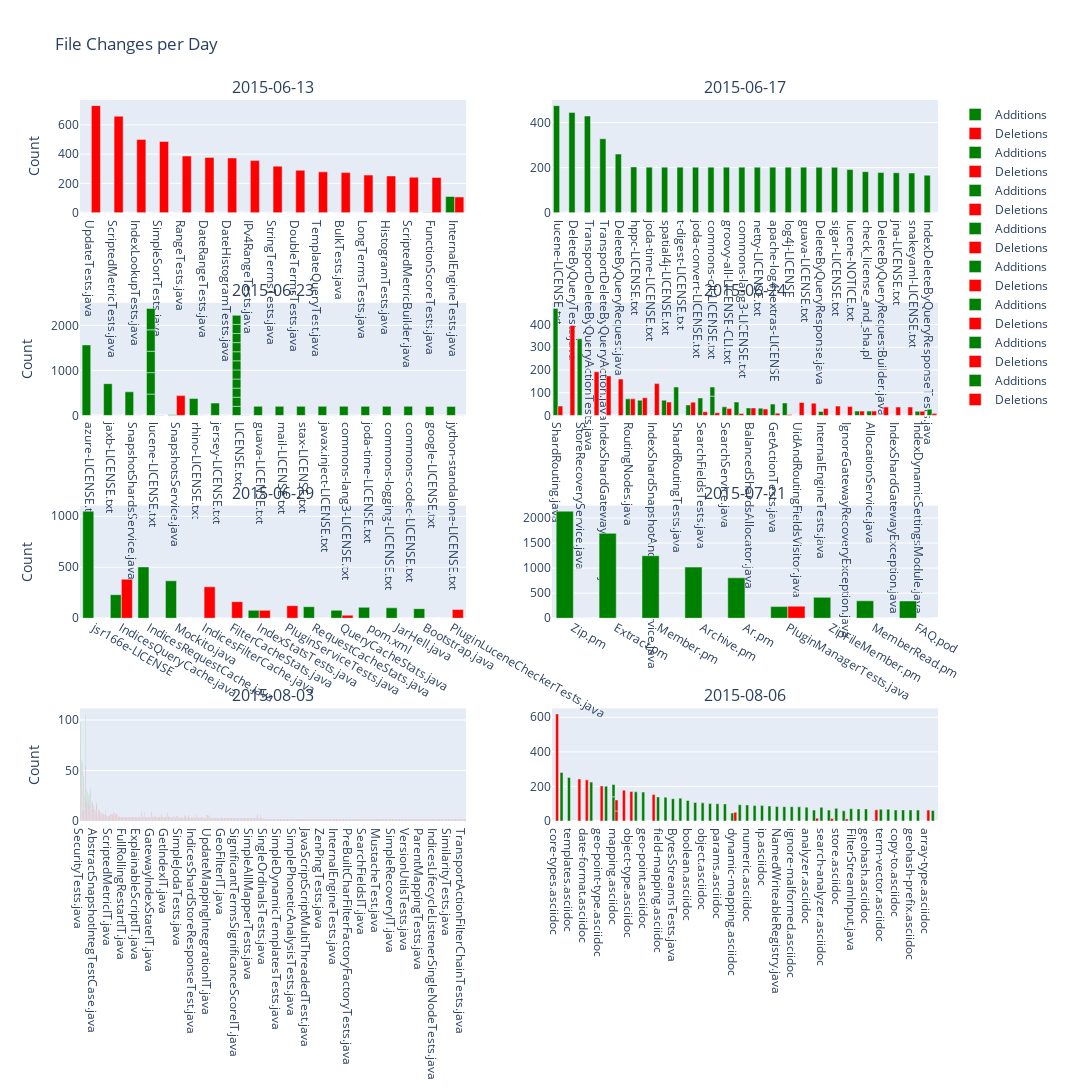

Notebook code cell kept with this figure:
### Code cell
def plot_file_changes(unique_dates, files_in_important_days_df):
    # Get unique dates from the dataframe

    # Create subplots, one for each date
    rows = math.ceil(len(unique_dates) / 2)
    fig = make_subplots(rows=rows, cols=2,  subplot_titles=unique_dates)

    # Iterate over each date and plot the bar graph
    for i, date in enumerate(unique_dates):
        row = (i // 2) + 1
        col = (i % 2) + 1


        # Filter data for the current date
        df_date = get_most_important_files_per_day(files_in_important_days_df, date)

        # Add the bar graph to the subplot
        fig.add_trace(go.Bar(
            x=df_date['File'],
            y=df_date['Additions'],
            name='Additions',
            marker_color='green'
        ), row=row, col=col)

        fig.add_trace(go.Bar(
            x=df_date['File'],
            y=df_date['Deletions'],
            name='Deletions',
            marker_color='red'
        ), row=row, col=col)

    # Update layout
    fig.update_layout(height=400 *rows, width=1200, showlegend=True, title_text="File Changes per Day")
    fig.update_xaxes(title_text="File Name", row=len(unique_dates), col=1)
    fig.update_yaxes(title_text="Count", col=1)

    # Show the figure
    fig.show()

plot_file_changes(outliner_days, files_in_important_days_df)

### Figure 1 — Plotly figure (JSON) as saved in the notebook; plotly's stock layout.template omitted (floating-point values rounded to 4 significant figures; data arrays with more than 128 entries replaced by an {"elided": "..."} marker saying what was removed)
{"data": [{"marker": {"color": "green"}, "name": "Additions", "type": "bar", "x": ["UpdateTests.java", "ScriptedMetricTests.java", "IndexLookupTests.java", "SimpleSortTests.java", "RangeTests.java", "DateRangeTests.java", "DateHistogramTests.java", "IPv4RangeTests.java", "StringTermsTests.java", "DoubleTermsTests.java", "TemplateQueryTest.java", "BulkTests.java", "LongTermsTests.java", "HistogramTests.java", "ScriptedMetricBuilder.java", "FunctionScoreTests.java", "InternalEngineTests.java"], "xaxis": "x", "y": [0, 0, 0, 0, 0, 0, 0, 0, 0, 0, 0, 0, 0, 0, 0, 1, 111], "yaxis": "y"}, {"marker": {"color": "red"}, "name": "Deletions", "type": "bar", "x": ["UpdateTests.java", "ScriptedMetricTests.java", "IndexLookupTests.java", "SimpleSortTests.java", "RangeTests.java", "DateRangeTests.java", "DateHistogramTests.java", "IPv4RangeTests.java", "StringTermsTests.java", "DoubleTermsTests.java", "TemplateQueryTest.java", "BulkTests.java", "LongTermsTests.java", "HistogramTests.java", "ScriptedMetricBuilder.java", "FunctionScoreTests.java", "InternalEngineTests.java"], "xaxis": "x", "y": [732, 660, 501, 487, 387, 378, 374, 356, 318, 290, 279, 274, 257, 251, 242, 241, 107], "yaxis": "y"}, {"marker": {"color": "green"}, "name": "Additions", "type": "bar", "x": ["lucene-LICENSE.txt", "DeleteByQueryTests.java", "TransportDeleteByQueryActionTests.java", "TransportDeleteByQueryAction.java", "DeleteByQueryRequest.java", "hppc-LICENSE.txt", "joda-time-LICENSE.txt", "spatial4j-LICENSE.txt", "t-digest-LICENSE.txt", "joda-convert-LICENSE.txt", "commons-cli-LICENSE.txt", "groovy-all-LICENSE-CLI.txt", "commons-lang3-LICENSE.txt", "netty-LICENSE.txt", "apache-log4j-extras-LICENSE", "log4j-LICENSE", "guava-LICENSE.txt", "DeleteByQueryResponse.java", "sigar-LICENSE.txt", "lucene-NOTICE.txt", "check_license_and_sha.pl", "DeleteByQueryRequestBuilder.java", "jna-LICENSE.txt", "snakeyaml-LICENSE.txt", "IndexDeleteByQueryResponseTests.java"], "xaxis": "x2", "y": [475, 445, 429, 328, 260, 203, 202, 202, 202, 202, 202, 202, 202, 202, 202, 202, 202, 201, 201, 191, 182, 178, 177, 176, 166], "yaxis": "y2"}, {"marker": {"color": "red"}, "name": "Deletions", "type": "bar", "x": ["lucene-LICENSE.txt", "DeleteByQueryTests.java", "TransportDeleteByQueryActionTests.java", "TransportDeleteByQueryAction.java", "DeleteByQueryRequest.java", "hppc-LICENSE.txt", "joda-time-LICENSE.txt", "spatial4j-LICENSE.txt", "t-digest-LICENSE.txt", "joda-convert-LICENSE.txt", "commons-cli-LICENSE.txt", "groovy-all-LICENSE-CLI.txt", "commons-lang3-LICENSE.txt", "netty-LICENSE.txt", "apache-log4j-extras-LICENSE", "log4j-LICENSE", "guava-LICENSE.txt", "DeleteByQueryResponse.java", "sigar-LICENSE.txt", "lucene-NOTICE.txt", "check_license_and_sha.pl", "DeleteByQueryRequestBuilder.java", "jna-LICENSE.txt", "snakeyaml-LICENSE.txt", "IndexDeleteByQueryResponseTests.java"], "xaxis": "x2", "y": [0, 0, 0, 0, 0, 0, 0, 0, 0, 0, 0, 0, 0, 0, 0, 0, 0, 0, 0, 0, 0, 0, 0, 0, 0], "yaxis": "y2"}, {"marker": {"color": "green"}, "name": "Additions", "type": "bar", "x": ["azure-LICENSE.txt", "jaxb-LICENSE.txt", "SnapshotShardsService.java", "lucene-LICENSE.txt", "lucene-LICENSE.txt", "lucene-LICENSE.txt", "lucene-LICENSE.txt", "lucene-LICENSE.txt", "SnapshotsService.java", "rhino-LICENSE.txt", "jersey-LICENSE.txt", "LICENSE.txt", "LICENSE.txt", "LICENSE.txt", "guava-LICENSE.txt", "LICENSE.txt", "LICENSE.txt", "mail-LICENSE.txt", "LICENSE.txt", "LICENSE.txt", "stax-LICENSE.txt", "LICENSE.txt", "javax.inject-LICENSE.txt", "commons-lang3-LICENSE.txt", "joda-time-LICENSE.txt", "LICENSE.txt", "commons-logging-LICENSE.txt", "commons-codec-LICENSE.txt", "LICENSE.txt", "LICENSE.txt", "google-LICENSE.txt", "jython-standalone-LICENSE.txt"], "xaxis": "x3", "y": [1565, 705, 524, 475, 475, 475, 475, 475, 18, 375, 274, 202, 202, 202, 202, 202, 202, 202, 202, 202, 202, 202, 202, 202, 202, 202, 202, 202, 202, 202, 201, 201], "yaxis": "y3"}, {"marker": {"color": "red"}, "name": "Deletions", "type": "bar", "x": ["azure-LICENSE.txt", "jaxb-LICENSE.txt", "SnapshotShardsService.java", "lucene-LICENSE.txt", "lucene-LICENSE.txt", "lucene-LICENSE.txt", "lucene-LICENSE.txt", "lucene-LICENSE.txt", "SnapshotsService.java", "rhino-LICENSE.txt", "jersey-LICENSE.txt", "LICENSE.txt", "LICENSE.txt", "LICENSE.txt", "guava-LICENSE.txt", "LICENSE.txt", "LICENSE.txt", "mail-LICENSE.txt", "LICENSE.txt", "LICENSE.txt", "stax-LICENSE.txt", "LICENSE.txt", "javax.inject-LICENSE.txt", "commons-lang3-LICENSE.txt", "joda-time-LICENSE.txt", "LICENSE.txt", "commons-logging-LICENSE.txt", "commons-codec-LICENSE.txt", "LICENSE.txt", "LICENSE.txt", "google-LICENSE.txt", "jython-standalone-LICENSE.txt"], "xaxis": "x3", "y": [0, 0, 0, 0, 0, 0, 0, 0, 440, 0, 0, 0, 0, 0, 0, 0, 0, 0, 0, 0, 0, 0, 0, 0, 0, 0, 0, 0, 0, 0, 0, 0], "yaxis": "y3"}, {"marker": {"color": "green"}, "name": "Additions", "type": "bar", "x": ["ShardRouting.java", "ImmutableShardRouting.java", "StoreRecoveryService.java", "IndexShardGateway.java", "IndexShardGatewayService.java", "MutableShardRouting.java", "RoutingNodes.java", "SearchSlowLog.java", "IndexShardSnapshotAndRestoreService.java", "ShardGetService.java", "ShardRoutingTests.java", "IndexingSlowLog.java", "SearchFieldsTests.java", "XContentMapValuesTests.java", "SearchService.java", "SnapshotShardsService.java", "BalancedShardsAllocator.java", "IndexShard.java", "GetActionTests.java", "FieldsVisitor.java", "UidAndRoutingFieldsVisitor.java", "ShardFilterCache.java", "XContentMapValuesTests.java", "InternalEngineTests.java", "UidAndSourceFieldsVisitor.java", "IgnoreGatewayRecoveryException.java", "RoutingNode.java", "AllocationService.java", "JustSourceFieldsVisitor.java", "IndexShardGatewayException.java", "IndexShardGatewayRecoveryException.java", "IndexDynamicSettingsModule.java", "MultiSearchResponse.java"], "xaxis": "x4", "y": [471, 0, 337, 0, 0, 0, 73, 67, 0, 67, 125, 46, 77, 85, 38, 59, 33, 32, 50, 55, 0, 0, 40, 17, 0, 0, 19, 19, 0, 0, 0, 18, 27], "yaxis": "y4"}, {"marker": {"color": "red"}, "name": "Deletions", "type": "bar", "x": ["ShardRouting.java", "ImmutableShardRouting.java", "StoreRecoveryService.java", "IndexShardGateway.java", "IndexShardGatewayService.java", "MutableShardRouting.java", "RoutingNodes.java", "SearchSlowLog.java", "IndexShardSnapshotAndRestoreService.java", "ShardGetService.java", "ShardRoutingTests.java", "IndexingSlowLog.java", "SearchFieldsTests.java", "XContentMapValuesTests.java", "SearchService.java", "SnapshotShardsService.java", "BalancedShardsAllocator.java", "IndexShard.java", "GetActionTests.java", "FieldsVisitor.java", "UidAndRoutingFieldsVisitor.java", "ShardFilterCache.java", "XContentMapValuesTests.java", "InternalEngineTests.java", "UidAndSourceFieldsVisitor.java", "IgnoreGatewayRecoveryException.java", "RoutingNode.java", "AllocationService.java", "JustSourceFieldsVisitor.java", "IndexShardGatewayException.java", "IndexShardGatewayRecoveryException.java", "IndexDynamicSettingsModule.java", "MultiSearchResponse.java"], "xaxis": "x4", "y": [41, 396, 0, 192, 174, 160, 73, 78, 140, 59, 0, 58, 16, 0, 30, 8, 33, 28, 10, 4, 57, 54, 12, 31, 41, 39, 19, 19, 37, 37, 37, 18, 8], "yaxis": "y4"}, {"marker": {"color": "green"}, "name": "Additions", "type": "bar", "x": ["jsr166e-LICENSE", "IndicesQueryCache.java", "IndicesRequestCache.java", "Mockito.java", "IndicesFilterCache.java", "FilterCacheStats.java", "IndexStatsTests.java", "PluginServiceTests.java", "RequestCacheStats.java", "QueryCacheStats.java", "pom.xml", "JarHell.java", "Bootstrap.java", "PluginLuceneCheckerTests.java"], "xaxis": "x5", "y": [1050, 231, 503, 367, 0, 0, 77, 0, 113, 78, 107, 102, 94, 0], "yaxis": "y5"}, {"marker": {"color": "red"}, "name": "Deletions", "type": "bar", "x": ["jsr166e-LICENSE", "IndicesQueryCache.java", "IndicesRequestCache.java", "Mockito.java", "IndicesFilterCache.java", "FilterCacheStats.java", "IndexStatsTests.java", "PluginServiceTests.java", "RequestCacheStats.java", "QueryCacheStats.java", "pom.xml", "JarHell.java", "Bootstrap.java", "PluginLuceneCheckerTests.java"], "xaxis": "x5", "y": [0, 382, 0, 0, 308, 162, 77, 123, 0, 29, 0, 0, 0, 85], "yaxis": "y5"}, {"marker": {"color": "green"}, "name": "Additions", "type": "bar", "x": ["Zip.pm", "Extract.pm", "Member.pm", "Archive.pm", "Ar.pm", "PluginManagerTests.java", "ZipFileMember.pm", "MemberRead.pm", "FAQ.pod"], "xaxis": "x6", "y": [2136, 1694, 1247, 1020, 806, 232, 416, 348, 344], "yaxis": "y6"}, {"marker": {"color": "red"}, "name": "Deletions", "type": "bar", "x": ["Zip.pm", "Extract.pm", "Member.pm", "Archive.pm", "Ar.pm", "PluginManagerTests.java", "ZipFileMember.pm", "MemberRead.pm", "FAQ.pod"], "xaxis": "x6", "y": [0, 0, 0, 0, 0, 241, 0, 0, 0], "yaxis": "y6"}, {"marker": {"color": "green"}, "name": "Additions", "type": "bar", "x": {"elided": "694 str values"}, "xaxis": "x7", "y": {"elided": "694 int values"}, "yaxis": "y7"}, {"marker": {"color": "red"}, "name": "Deletions", "type": "bar", "x": {"elided": "694 str values"}, "xaxis": "x7", "y": {"elided": "694 int values"}, "yaxis": "y7"}, {"marker": {"color": "green"}, "name": "Additions", "type": "bar", "x": ["core-types.asciidoc", "format.asciidoc", "templates.asciidoc", "fielddata_formats.asciidoc", "date-format.asciidoc", "fielddata.asciidoc", "geo-point-type.asciidoc", "nested.asciidoc", "mapping.asciidoc", "root-object-type.asciidoc", "object-type.asciidoc", "string.asciidoc", "geo-point.asciidoc", "nested-type.asciidoc", "field-mapping.asciidoc", "date.asciidoc", "mapping.asciidoc", "BytesStreamsTests.java", "multi-fields.asciidoc", "boolean.asciidoc", "token-count.asciidoc", "object.asciidoc", "properties.asciidoc", "params.asciidoc", "array.asciidoc", "dynamic-mapping.asciidoc", "enabled.asciidoc", "numeric.asciidoc", "coerce.asciidoc", "ip.asciidoc", "dynamic.asciidoc", "NamedWriteableRegistry.java", "include-in-all.asciidoc", "ignore-malformed.asciidoc", "default-mapping.asciidoc", "analyzer.asciidoc", "DiskThresholdDeciderUnitTests.java", "search-analyzer.asciidoc", "range-query.asciidoc", "store.asciidoc", "types.asciidoc", "FilterStreamInput.java", "index-options.asciidoc", "geohash.asciidoc", "all-field.asciidoc", "term-vector.asciidoc", "position-offset-gap.asciidoc", "copy-to.asciidoc", "norms.asciidoc", "geohash-prefix.asciidoc", "lat-lon.asciidoc", "array-type.asciidoc", "ignore-above.asciidoc"], "xaxis": "x8", "y": [0, 281, 251, 0, 0, 225, 0, 201, 140, 0, 0, 169, 167, 0, 139, 138, 71, 129, 132, 119, 107, 105, 101, 100, 99, 46, 94, 93, 89, 89, 87, 84, 83, 83, 82, 80, 63, 79, 63, 73, 59, 71, 70, 70, 5, 68, 68, 64, 64, 64, 63, 0, 61], "yaxis": "y8"}, {"marker": {"color": "red"}, "name": "Deletions", "type": "bar", "x": ["core-types.asciidoc", "format.asciidoc", "templates.asciidoc", "fielddata_formats.asciidoc", "date-format.asciidoc", "fielddata.asciidoc", "geo-point-type.asciidoc", "nested.asciidoc", "mapping.asciidoc", "root-object-type.asciidoc", "object-type.asciidoc", "string.asciidoc", "geo-point.asciidoc", "nested-type.asciidoc", "field-mapping.asciidoc", "date.asciidoc", "mapping.asciidoc", "BytesStreamsTests.java", "multi-fields.asciidoc", "boolean.asciidoc", "token-count.asciidoc", "object.asciidoc", "properties.asciidoc", "params.asciidoc", "array.asciidoc", "dynamic-mapping.asciidoc", "enabled.asciidoc", "numeric.asciidoc", "coerce.asciidoc", "ip.asciidoc", "dynamic.asciidoc", "NamedWriteableRegistry.java", "include-in-all.asciidoc", "ignore-malformed.asciidoc", "default-mapping.asciidoc", "analyzer.asciidoc", "DiskThresholdDeciderUnitTests.java", "search-analyzer.asciidoc", "range-query.asciidoc", "store.asciidoc", "types.asciidoc", "FilterStreamInput.java", "index-options.asciidoc", "geohash.asciidoc", "all-field.asciidoc", "term-vector.asciidoc", "position-offset-gap.asciidoc", "copy-to.asciidoc", "norms.asciidoc", "geohash-prefix.asciidoc", "lat-lon.asciidoc", "array-type.asciidoc", "ignore-above.asciidoc"], "xaxis": "x8", "y": [619, 0, 0, 243, 238, 0, 203, 0, 58, 178, 171, 0, 0, 153, 0, 0, 64, 4, 0, 0, 0, 0, 0, 0, 0, 50, 0, 0, 0, 0, 0, 0, 0, 0, 0, 0, 16, 0, 14, 0, 12, 0, 0, 0, 65, 0, 0, 0, 0, 0, 0, 63, 0], "yaxis": "y8"}], "layout": {"annotations": [{"font": {"size": 16}, "showarrow": false, "text": "2015-06-13", "x": 0.225, "xanchor": "center", "xref": "paper", "y": 1, "yanchor": "bottom", "yref": "paper"}, {"font": {"size": 16}, "showarrow": false, "text": "2015-06-17", "x": 0.775, "xanchor": "center", "xref": "paper", "y": 1, "yanchor": "bottom", "yref": "paper"}, {"font": {"size": 16}, "showarrow": false, "text": "2015-06-23", "x": 0.225, "xanchor": "center", "xref": "paper", "y": 0.7188, "yanchor": "bottom", "yref": "paper"}, {"font": {"size": 16}, "showarrow": false, "text": "2015-06-24", "x": 0.775, "xanchor": "center", "xref": "paper", "y": 0.7188, "yanchor": "bottom", "yref": "paper"}, {"font": {"size": 16}, "showarrow": false, "text": "2015-06-29", "x": 0.225, "xanchor": "center", "xref": "paper", "y": 0.4375, "yanchor": "bottom", "yref": "paper"}, {"font": {"size": 16}, "showarrow": false, "text": "2015-07-21", "x": 0.775, "xanchor": "center", "xref": "paper", "y": 0.4375, "yanchor": "bottom", "yref": "paper"}, {"font": {"size": 16}, "showarrow": false, "text": "2015-08-03", "x": 0.225, "xanchor": "center", "xref": "paper", "y": 0.1562, "yanchor": "bottom", "yref": "paper"}, {"font": {"size": 16}, "showarrow": false, "text": "2015-08-06", "x": 0.775, "xanchor": "center", "xref": "paper", "y": 0.1562, "yanchor": "bottom", "yref": "paper"}], "height": 1600, "showlegend": true, "title": {"text": "File Changes per Day"}, "width": 1200, "xaxis": {"anchor": "y", "domain": [0, 0.45]}, "xaxis2": {"anchor": "y2", "domain": [0.55, 1]}, "xaxis3": {"anchor": "y3", "domain": [0, 0.45]}, "xaxis4": {"anchor": "y4", "domain": [0.55, 1]}, "xaxis5": {"anchor": "y5", "domain": [0, 0.45]}, "xaxis6": {"anchor": "y6", "domain": [0.55, 1]}, "xaxis7": {"anchor": "y7", "domain": [0, 0.45]}, "xaxis8": {"anchor": "y8", "domain": [0.55, 1]}, "yaxis": {"anchor": "x", "domain": [0.8438, 1], "title": {"text": "Count"}}, "yaxis2": {"anchor": "x2", "domain": [0.8438, 1]}, "yaxis3": {"anchor": "x3", "domain": [0.5625, 0.7188], "title": {"text": "Count"}}, "yaxis4": {"anchor": "x4", "domain": [0.5625, 0.7188]}, "yaxis5": {"anchor": "x5", "domain": [0.2812, 0.4375], "title": {"text": "Count"}}, "yaxis6": {"anchor": "x6", "domain": [0.2812, 0.4375]}, "yaxis7": {"anchor": "x7", "domain": [0, 0.1562], "title": {"text": "Count"}}, "yaxis8": {"anchor": "x8", "domain": [0, 0.1562]}}}
